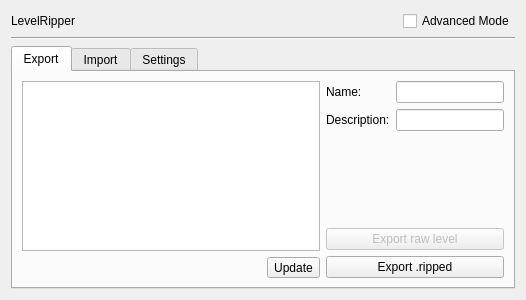
<?xml version="1.0" encoding="UTF-8"?>
<ui version="4.0">
 <class>Form</class>
 <widget class="QWidget" name="Form">
  <property name="geometry">
   <rect>
    <x>0</x>
    <y>0</y>
    <width>526</width>
    <height>300</height>
   </rect>
  </property>
  <property name="windowTitle">
   <string>LevelRipper</string>
  </property>
  <layout class="QVBoxLayout" name="verticalLayout">
   <item>
    <layout class="QHBoxLayout" name="horizontalLayout_4">
     <property name="topMargin">
      <number>0</number>
     </property>
     <item>
      <widget class="QLabel" name="label">
       <property name="text">
        <string>LevelRipper</string>
       </property>
      </widget>
     </item>
     <item>
      <spacer name="horizontalSpacer">
       <property name="orientation">
        <enum>Qt::Horizontal</enum>
       </property>
       <property name="sizeHint" stdset="0">
        <size>
         <width>40</width>
         <height>20</height>
        </size>
       </property>
      </spacer>
     </item>
     <item>
      <widget class="QCheckBox" name="checkBox">
       <property name="toolTip">
        <string>Allow use of raw format</string>
       </property>
       <property name="text">
        <string>Advanced Mode</string>
       </property>
      </widget>
     </item>
    </layout>
   </item>
   <item>
    <widget class="Line" name="line">
     <property name="orientation">
      <enum>Qt::Horizontal</enum>
     </property>
    </widget>
   </item>
   <item>
    <widget class="QTabWidget" name="tabWidget">
     <property name="currentIndex">
      <number>0</number>
     </property>
     <widget class="QWidget" name="tab">
      <attribute name="title">
       <string>Export</string>
      </attribute>
      <layout class="QVBoxLayout" name="verticalLayout_2">
       <item>
        <layout class="QHBoxLayout" name="horizontalLayout">
         <item>
          <layout class="QVBoxLayout" name="verticalLayout_6">
           <item>
            <widget class="QListWidget" name="listWidget">
             <property name="sizePolicy">
              <sizepolicy hsizetype="Minimum" vsizetype="Expanding">
               <horstretch>0</horstretch>
               <verstretch>0</verstretch>
              </sizepolicy>
             </property>
            </widget>
           </item>
           <item>
            <layout class="QHBoxLayout" name="horizontalLayout_13">
             <item>
              <spacer name="horizontalSpacer_2">
               <property name="orientation">
                <enum>Qt::Horizontal</enum>
               </property>
               <property name="sizeHint" stdset="0">
                <size>
                 <width>40</width>
                 <height>20</height>
                </size>
               </property>
              </spacer>
             </item>
             <item>
              <widget class="QToolButton" name="toolButton_2">
               <property name="text">
                <string>Update</string>
               </property>
              </widget>
             </item>
            </layout>
           </item>
          </layout>
         </item>
         <item>
          <layout class="QVBoxLayout" name="verticalLayout_3">
           <property name="leftMargin">
            <number>0</number>
           </property>
           <item>
            <layout class="QHBoxLayout" name="horizontalLayout_14">
             <item>
              <widget class="QLabel" name="label_9">
               <property name="text">
                <string>Name:</string>
               </property>
              </widget>
             </item>
             <item>
              <widget class="QLineEdit" name="lineEdit_6">
               <property name="sizePolicy">
                <sizepolicy hsizetype="Minimum" vsizetype="Fixed">
                 <horstretch>0</horstretch>
                 <verstretch>0</verstretch>
                </sizepolicy>
               </property>
               <property name="readOnly">
                <bool>true</bool>
               </property>
              </widget>
             </item>
            </layout>
           </item>
           <item>
            <layout class="QHBoxLayout" name="horizontalLayout_15">
             <item>
              <widget class="QLabel" name="label_10">
               <property name="text">
                <string>Description:</string>
               </property>
              </widget>
             </item>
             <item>
              <widget class="QLineEdit" name="lineEdit_7">
               <property name="sizePolicy">
                <sizepolicy hsizetype="Minimum" vsizetype="Fixed">
                 <horstretch>0</horstretch>
                 <verstretch>0</verstretch>
                </sizepolicy>
               </property>
               <property name="readOnly">
                <bool>true</bool>
               </property>
              </widget>
             </item>
            </layout>
           </item>
           <item>
            <spacer name="verticalSpacer">
             <property name="orientation">
              <enum>Qt::Vertical</enum>
             </property>
             <property name="sizeHint" stdset="0">
              <size>
               <width>20</width>
               <height>40</height>
              </size>
             </property>
            </spacer>
           </item>
           <item>
            <widget class="QPushButton" name="pushButton_2">
             <property name="enabled">
              <bool>false</bool>
             </property>
             <property name="text">
              <string>Export raw level</string>
             </property>
            </widget>
           </item>
           <item>
            <widget class="QPushButton" name="pushButton">
             <property name="text">
              <string>Export .ripped</string>
             </property>
            </widget>
           </item>
          </layout>
         </item>
        </layout>
       </item>
      </layout>
     </widget>
     <widget class="QWidget" name="tab_2">
      <attribute name="title">
       <string>Import</string>
      </attribute>
      <layout class="QHBoxLayout" name="horizontalLayout_8">
       <item>
        <layout class="QHBoxLayout" name="horizontalLayout_5">
         <item>
          <layout class="QVBoxLayout" name="verticalLayout_5">
           <item>
            <layout class="QHBoxLayout" name="horizontalLayout_11">
             <item>
              <widget class="QToolButton" name="toolButton">
               <property name="text">
                <string>Browse Level File</string>
               </property>
              </widget>
             </item>
             <item>
              <widget class="QLabel" name="label_7">
               <property name="text">
                <string>Select one!</string>
               </property>
              </widget>
             </item>
            </layout>
           </item>
           <item>
            <layout class="QHBoxLayout" name="horizontalLayout_12">
             <item>
              <widget class="QRadioButton" name="radioButton_2">
               <property name="text">
                <string>.ripped file</string>
               </property>
               <property name="checked">
                <bool>true</bool>
               </property>
              </widget>
             </item>
             <item>
              <widget class="QRadioButton" name="radioButton">
               <property name="enabled">
                <bool>false</bool>
               </property>
               <property name="text">
                <string>Raw file</string>
               </property>
              </widget>
             </item>
            </layout>
           </item>
           <item>
            <spacer name="verticalSpacer_4">
             <property name="orientation">
              <enum>Qt::Vertical</enum>
             </property>
             <property name="sizeHint" stdset="0">
              <size>
               <width>20</width>
               <height>40</height>
              </size>
             </property>
            </spacer>
           </item>
           <item>
            <widget class="QLabel" name="label_8">
             <property name="text">
              <string/>
             </property>
            </widget>
           </item>
           <item>
            <widget class="QPushButton" name="pushButton_3">
             <property name="text">
              <string>Check</string>
             </property>
            </widget>
           </item>
          </layout>
         </item>
         <item>
          <layout class="QVBoxLayout" name="verticalLayout_4">
           <property name="leftMargin">
            <number>0</number>
           </property>
           <item>
            <layout class="QHBoxLayout" name="horizontalLayout_6">
             <item>
              <widget class="QLabel" name="label_4">
               <property name="text">
                <string>Name:</string>
               </property>
              </widget>
             </item>
             <item>
              <widget class="QLineEdit" name="lineEdit_3">
               <property name="sizePolicy">
                <sizepolicy hsizetype="Minimum" vsizetype="Fixed">
                 <horstretch>0</horstretch>
                 <verstretch>0</verstretch>
                </sizepolicy>
               </property>
               <property name="readOnly">
                <bool>true</bool>
               </property>
              </widget>
             </item>
            </layout>
           </item>
           <item>
            <layout class="QHBoxLayout" name="horizontalLayout_7">
             <item>
              <widget class="QLabel" name="label_5">
               <property name="text">
                <string>Description:</string>
               </property>
              </widget>
             </item>
             <item>
              <widget class="QLineEdit" name="lineEdit_4">
               <property name="sizePolicy">
                <sizepolicy hsizetype="Minimum" vsizetype="Fixed">
                 <horstretch>0</horstretch>
                 <verstretch>0</verstretch>
                </sizepolicy>
               </property>
               <property name="readOnly">
                <bool>true</bool>
               </property>
              </widget>
             </item>
            </layout>
           </item>
           <item>
            <spacer name="verticalSpacer_2">
             <property name="orientation">
              <enum>Qt::Vertical</enum>
             </property>
             <property name="sizeHint" stdset="0">
              <size>
               <width>20</width>
               <height>40</height>
              </size>
             </property>
            </spacer>
           </item>
           <item>
            <widget class="QPushButton" name="pushButton_4">
             <property name="text">
              <string>Import to GD</string>
             </property>
            </widget>
           </item>
          </layout>
         </item>
        </layout>
       </item>
      </layout>
     </widget>
     <widget class="QWidget" name="tab_3">
      <attribute name="title">
       <string>Settings</string>
      </attribute>
      <layout class="QHBoxLayout" name="horizontalLayout_9">
       <item>
        <layout class="QVBoxLayout" name="verticalLayout_7">
         <item>
          <layout class="QHBoxLayout" name="horizontalLayout_10">
           <item>
            <widget class="QLabel" name="label_6">
             <property name="text">
              <string>GD LocalAppData path:</string>
             </property>
            </widget>
           </item>
           <item>
            <widget class="QLineEdit" name="lineEdit_5">
             <property name="sizePolicy">
              <sizepolicy hsizetype="Minimum" vsizetype="Fixed">
               <horstretch>0</horstretch>
               <verstretch>0</verstretch>
              </sizepolicy>
             </property>
             <property name="text">
              <string/>
             </property>
            </widget>
           </item>
          </layout>
         </item>
         <item>
          <widget class="QPushButton" name="pushButton_5">
           <property name="text">
            <string>Reload GD savefile</string>
           </property>
          </widget>
         </item>
         <item>
          <spacer name="verticalSpacer_3">
           <property name="orientation">
            <enum>Qt::Vertical</enum>
           </property>
           <property name="sizeHint" stdset="0">
            <size>
             <width>20</width>
             <height>40</height>
            </size>
           </property>
          </spacer>
         </item>
        </layout>
       </item>
      </layout>
     </widget>
    </widget>
   </item>
  </layout>
 </widget>
 <resources/>
 <connections/>
</ui>
